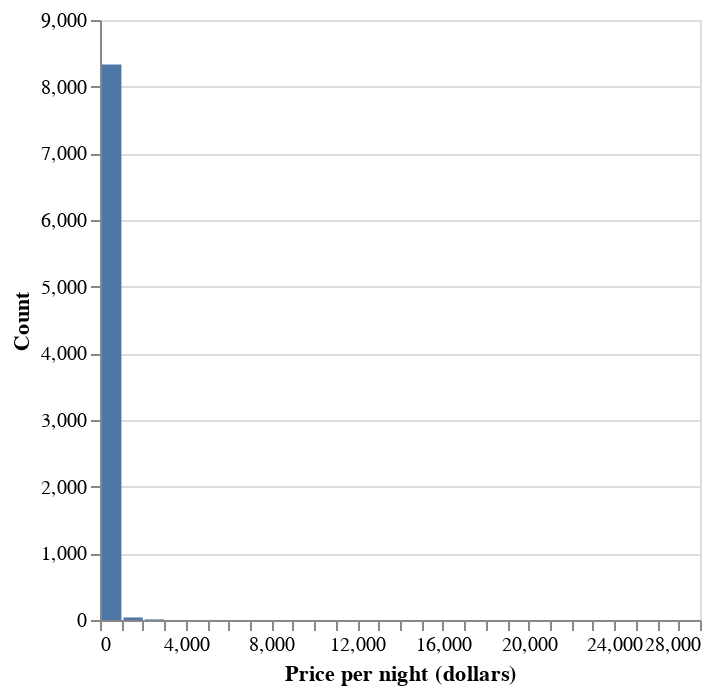

Here is the notebook cell this chart was saved with:
### Code cell
population_distribution = alt.Chart(airbnb).mark_bar().encode(
 x=alt.X("price")
 .bin(maxbins=30)
 .title("Price per night (dollars)"),
 y=alt.Y("count()", title="Count"),
)
population_distribution

### Figure 1 — Vega specification as saved in the notebook (floating-point values rounded to 4 significant figures)
{"$schema": "https://vega.github.io/schema/vega/v5.json", "data": [{"name": "source_0", "values": [{"__count": 8334, "bin_maxbins_30_price": 0.0, "bin_maxbins_30_price_end": 1000.0}, {"__count": 38, "bin_maxbins_30_price": 1000.0, "bin_maxbins_30_price_end": 2000.0}, {"__count": 1, "bin_maxbins_30_price": 10000.0, "bin_maxbins_30_price_end": 11000.0}, {"__count": 9, "bin_maxbins_30_price": 2000.0, "bin_maxbins_30_price_end": 3000.0}, {"__count": 1, "bin_maxbins_30_price": 7000.0, "bin_maxbins_30_price_end": 8000.0}, {"__count": 1, "bin_maxbins_30_price": 5000.0, "bin_maxbins_30_price_end": 6000.0}, {"__count": 1, "bin_maxbins_30_price": 12000.0, "bin_maxbins_30_price_end": 13000.0}, {"__count": 1, "bin_maxbins_30_price": 27000.0, "bin_maxbins_30_price_end": 28000.0}]}, {"name": "source_0_y_domain___count", "values": [{"min": 1, "max": 8334}]}], "signals": [{"name": "bin_maxbins_30_price_bins", "value": {"fields": ["price"], "fname": "bin_price", "start": 0.0, "step": 1000.0, "stop": 28000.0}}], "marks": [{"type": "rect", "name": "marks", "from": {"data": "source_0"}, "encode": {"update": {"description": {"signal": "\"Price per night (dollars): \" + (!isValid(datum[\"bin_maxbins_30_price\"]) || !isFinite(+datum[\"bin_maxbins_30_price\"]) ? \"null\" : format(datum[\"bin_maxbins_30_price\"], \"\") + \" – \" + format(datum[\"bin_maxbins_30_price_end\"], \"\")) + \"; Count: \" + (format(datum[\"__count\"], \"\"))"}, "x": {"field": "bin_maxbins_30_price_end", "scale": "x", "offset": {"signal": "0.5 + (abs(scale(\"x\", datum[\"bin_maxbins_30_price_end\"]) - scale(\"x\", datum[\"bin_maxbins_30_price\"])) < 0.25 ? 0.5 * (0.25 - (abs(scale(\"x\", datum[\"bin_maxbins_30_price_end\"]) - scale(\"x\", datum[\"bin_maxbins_30_price\"])))) : -0.5)"}}, "y": {"field": "__count", "scale": "y"}, "y2": {"value": 0, "scale": "y"}, "x2": {"field": "bin_maxbins_30_price", "scale": "x", "offset": {"signal": "0.5 + (abs(scale(\"x\", datum[\"bin_maxbins_30_price_end\"]) - scale(\"x\", datum[\"bin_maxbins_30_price\"])) < 0.25 ? -0.5 * (0.25 - (abs(scale(\"x\", datum[\"bin_maxbins_30_price_end\"]) - scale(\"x\", datum[\"bin_maxbins_30_price\"])))) : 0.5)"}}, "fill": {"value": "#4c78a8"}, "ariaRoleDescription": {"value": "bar"}}}, "style": ["bar"]}], "scales": [{"name": "x", "type": "linear", "domain": {"signal": "[bin_maxbins_30_price_bins.start, bin_maxbins_30_price_bins.stop]"}, "range": [0, {"signal": "width"}], "bins": {"signal": "bin_maxbins_30_price_bins"}, "zero": false}, {"name": "y", "type": "linear", "domain": [{"signal": "(data(\"source_0_y_domain___count\")[0] || {}).min"}, {"signal": "(data(\"source_0_y_domain___count\")[0] || {}).max"}], "range": [{"signal": "height"}, 0], "zero": true, "nice": true}], "axes": [{"scale": "y", "ticks": false, "zindex": 0, "labels": false, "aria": false, "domain": false, "minExtent": 0, "grid": true, "gridScale": "x", "maxExtent": 0, "orient": "left", "tickCount": {"signal": "ceil(height/40)"}}, {"scale": "x", "orient": "bottom", "tickCount": {"signal": "ceil(width/10)"}, "grid": false, "zindex": 0, "title": "Price per night (dollars)", "labelOverlap": true, "labelFlush": true}, {"scale": "y", "tickCount": {"signal": "ceil(height/40)"}, "grid": false, "orient": "left", "zindex": 0, "title": "Count", "labelOverlap": true}], "background": "white", "width": 300, "padding": 5, "height": 300, "style": "cell"}
